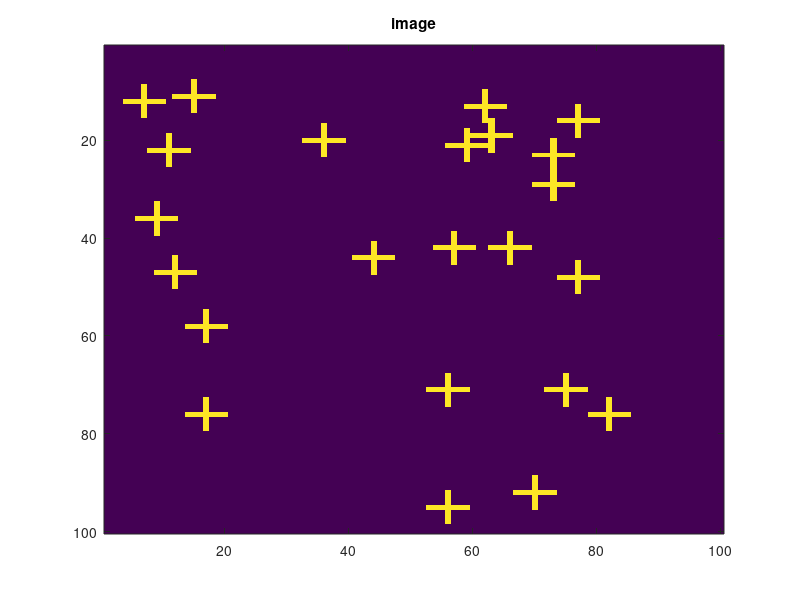

The MATLAB script that drew this image: (Note: this script raises an error after producing the figure.)
N = 100;
D = zeros(N, N);
k = 0;
while k < 23
    ix = randi(N);
    iy = randi(N);
    if 3 < ix && ix <= N-3 && 3 < iy && iy <= N-3
        k = k + 1;
        D(ix,iy) = 1;

        D(ix-3,iy) = 1;
        D(ix-2,iy) = 1;
        D(ix-1,iy) = 1;
        D(ix+1,iy) = 1;
        D(ix+2,iy) = 1;
        D(ix+3,iy) = 1;
        
        D(ix,iy-3) = 1;
        D(ix,iy-2) = 1;
        D(ix,iy-1) = 1;
        D(ix,iy+1) = 1;
        D(ix,iy+2) = 1;
        D(ix,iy+3) = 1;
    end
end
figure(1); imagesc(D);                                                 title('image');
figure(2); imagesc(autokov2 (D, 8, 8));        colorbar; colormap jet; title('autokov2');
figure(3); imagesc(autokorr2(D, 8, 8));        colorbar; colormap jet; title('autokorr2');
figure(4); imagesc(autokorr2_approx(D, 8, 8)); colorbar; colormap jet; title('autokorr2 approx');
figure(5); imagesc(autokov2_approx(D, 8, 8));  colorbar; colormap jet; title('autokov2 approx');
figure(6); X = xcorr2(D); Xh = ceil(size(X)/2); imagesc(X(Xh(1):end,Xh(2):end)); colorbar; colormap jet; title('xcorr2');
